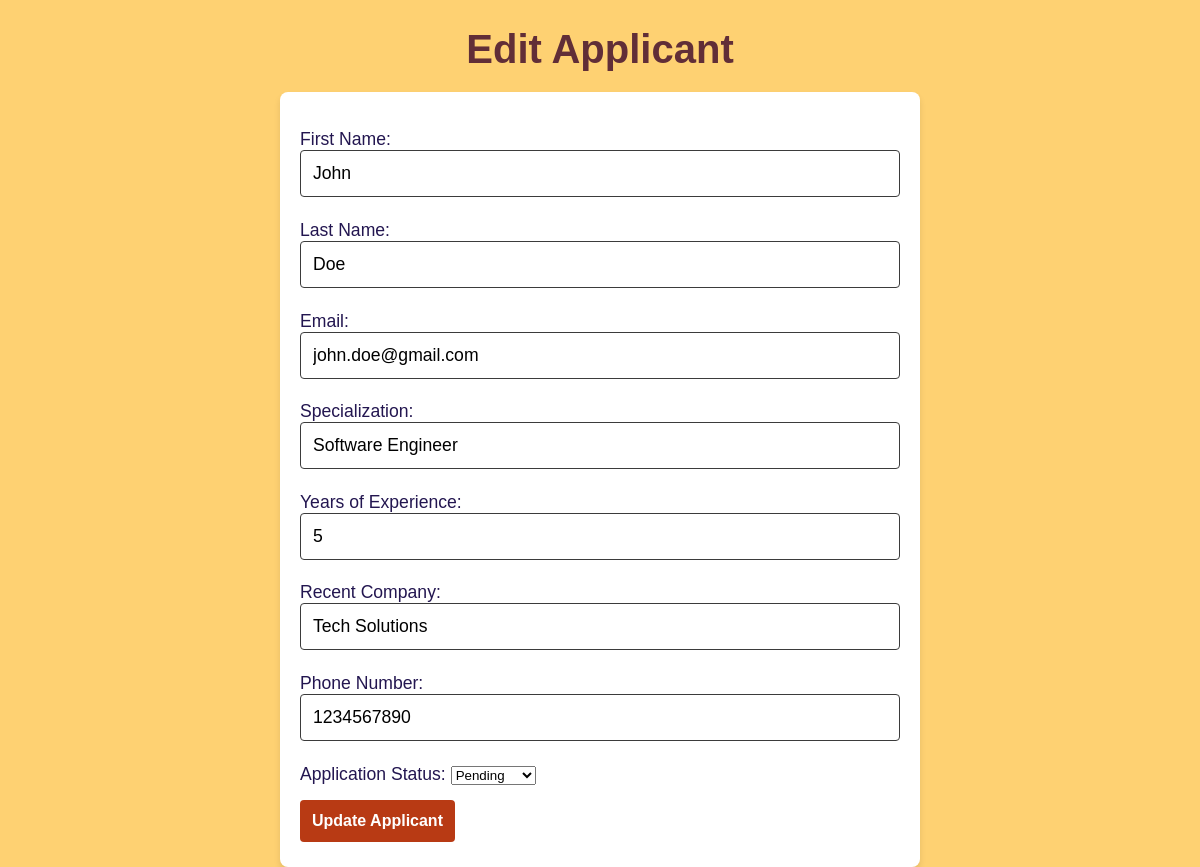
The page /edit.php?id=1 on the database its author committed.
### tables this page shows
CREATE TABLE engineer_job_applications (
    id INT AUTO_INCREMENT PRIMARY KEY,
    first_name VARCHAR(100) NOT NULL,
    last_name VARCHAR(100) NOT NULL,
    email VARCHAR(100) NOT NULL UNIQUE,
    specialization VARCHAR(100) NOT NULL,
    years_of_experience INT NOT NULL,
    current_employer VARCHAR(150),
    phone_number VARCHAR(15) NOT NULL UNIQUE,
    application_status ENUM('Pending', 'Reviewed', 'Shortlisted', 'Rejected') DEFAULT 'Pending',
    date_applied DATETIME DEFAULT CURRENT_TIMESTAMP
);

### core/models.php (called while the page is built, shortened)
<?php
function getApplicantByID($pdo, $id) {
    try {
        $stmt = $pdo->prepare("SELECT * FROM engineer_job_applications WHERE id = :id");
        $stmt->execute([':id' => $id]);
        $result = $stmt->fetch(PDO::FETCH_ASSOC);
        return [
            'message' => $result ? 'Applicant retrieved successfully.' : 'Applicant not found.',
            'statusCode' => $result ? 200 : 400,
            'querySet' => $result
        ];
    } catch (PDOException $e) {
        return [
            'message' => 'Failed to retrieve applicant: ' . $e->getMessage(),
            'statusCode' => 400
        ];
    }
}
?>

### edit.php (the view, shortened to what this page needs)
<?php
require_once 'core/dbConfig.php';
require_once 'core/models.php';
if (isset($_GET['id'])) {
    $id = $_GET['id'];
    $applicantData = getApplicantByID($pdo, $id);
    if ($applicantData['statusCode'] === 200) {
        $applicant = $applicantData['querySet'];
    } else {
        $_SESSION['message'] = $applicantData['message'];
        header('Location: index.php');
        exit();
    }
}
?>
<!DOCTYPE html>
<html lang="en">
<head>
    <link rel="stylesheet" href="styles.css">
</head>
<body>
    <h1>Edit Applicant</h1>
    <form action="edit.php" method="POST">
        <p>
            <label for="first_name">First Name:</label>
            <input type="text" name="first_name" value="<?php echo $applicant['first_name']; ?>" required>
        </p>
        <p>
            <label for="last_name">Last Name:</label>
            <input type="text" name="last_name" value="<?php echo $applicant['last_name']; ?>" required>
        </p>
        <p>
            <label for="email">Email:</label>
            <input type="email" name="email" value="<?php echo $applicant['email']; ?>" required>
        </p>
        <p>
            <label for="specialization">Specialization:</label>
            <input type="text" name="specialization" value="<?php echo $applicant['specialization']; ?>" required>
        </p>
        <p>
            <label for="years_of_experience"> Years of Experience:</label>
            <input type="number" name="years_of_experience" value="<?php echo $applicant['years_of_experience']; ?>" required>
        </p>
        <p>
            <label for="current_employer">Recent Company:</label>
            <input type="text" name="current_employer" value="<?php echo $applicant['current_employer']; ?>" required>
        </p>
        <p>
            <label for="phone_number">Phone Number:</label>
            <input type="text" name="phone_number" value="<?php echo $applicant['phone_number']; ?>" required>
        </p>
        <p>
            <label for="application_status">Application Status:</label>
            <select name="application_status" required>
                <option value="Pending" <?php echo ($applicant['application_status'] == 'Pending') ? 'selected' : ''; ?>>Pending</option>
            </select>
        </p>
        <button type="submit">Update Applicant</button>
    </form>
</body>
</html>

### styles.css (style rules this page uses)
body { font-family: 'Arial', sans-serif; margin: 0; padding: 0; background-color: #FED172; color: #000000; }
h1 { text-align: center; color: #612E37; font-size: 2.5em; margin-bottom: 20px; font-weight: bold; }
form { background-color: #ffffff; padding: 20px; border-radius: 8px; box-shadow: 0px 4px 6px rgba(0, 0, 0, 0.1); max-width: 600px; margin: 0 auto; }
form p { margin-bottom: 15px; font-size: 1.1em; color: #231650; }
form input, form button { width: 100%; padding: 12px; font-size: 1em; margin-bottom: 5px; border: 1px solid #3b3b3b; border-radius: 4px; box-sizing: border-box; }
form button { flex: 0 0 auto; width: auto; background-color: #B83A14; color: white; border: none; cursor: pointer; font-weight: bold; }

### rows shown on the page
engineer_job_applications: first_name "John", last_name "Doe", email "john.doe@gmail.com", specialization "Software Engineer", years_of_experience "5", current_employer "Tech Solutions", phone_number "1234567890", application_status "Pending"
